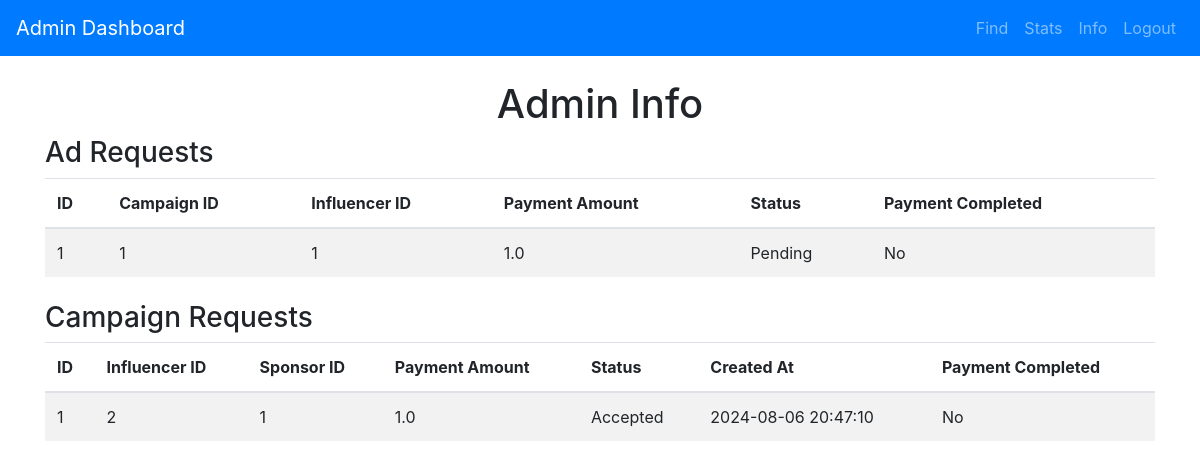
The page /admin/info on the database as committed earlier.
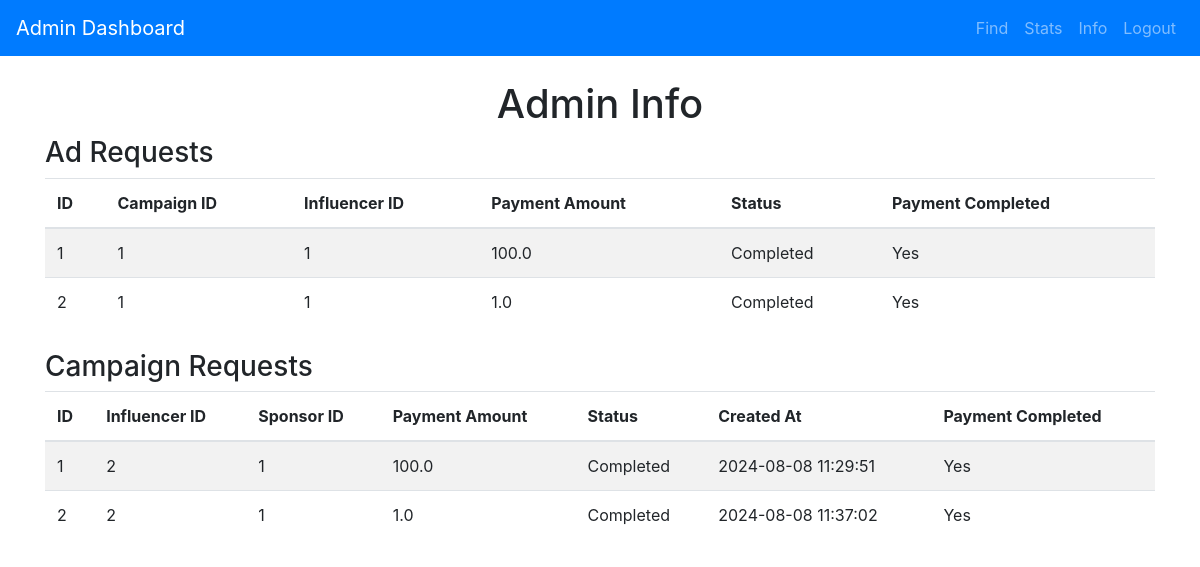
The same page on the database as committed later.
### backend/models.py (models this page shows)
class AdRequest(db.Model):
    __tablename__ = 'ad_request'
    id = db.Column(db.Integer, primary_key=True)
    campaign_id = db.Column(db.Integer, db.ForeignKey('campaign.id'), nullable=False)
    influencer_id = db.Column(db.Integer, db.ForeignKey('user.id'), nullable=False)
    messages = db.Column(db.Text, nullable=True)
    requirements = db.Column(db.Text, nullable=False)
    payment_amount = db.Column(db.Float, nullable=False)
    status = db.Column(db.String(10), nullable=False)  # Pending, Accepted, Rejected
    complete = db.Column(db.Boolean, default=False, nullable=False)
    complete_confirmed = db.Column(db.Boolean, default=False, nullable=False)
    payment = db.Column(db.Boolean, default=False, nullable=False)
    influencer = db.relationship('User', backref='ad_requests_user', foreign_keys=[influencer_id])
    campaign = db.relationship('Campaign', backref='ad_requests_campaign', foreign_keys=[campaign_id])

class CampaignRequest(db.Model):
    __tablename__ = 'campaign_request'
    id = db.Column(db.Integer, primary_key=True)
    campaign_id = db.Column(db.Integer, db.ForeignKey('campaign.id'), nullable=False)
    influencer_id = db.Column(db.Integer, db.ForeignKey('user.id'), nullable=False)
    sponsor_id = db.Column(db.Integer, db.ForeignKey('sponsor.id'), nullable=False)  # Added this field
    messages = db.Column(db.Text, nullable=True)
    payment_amount = db.Column(db.Float, nullable=False)  # Added this field
    status = db.Column(db.String(10), nullable=False)  # Pending, Accepted, Rejected
    complete = db.Column(db.Boolean, default=False, nullable=False)
    complete_confirmed = db.Column(db.Boolean, default=False, nullable=False)
    payment = db.Column(db.Boolean, default=False, nullable=False)
    created_at = db.Column(db.DateTime, default=db.func.current_timestamp(), nullable=False)
    campaign = db.relationship('Campaign', backref='campaign_requests_campaign', lazy=True)
    influencer = db.relationship('User', backref='campaign_requests', foreign_keys=[influencer_id])
    sponsor = db.relationship('Sponsor', backref='campaign_requests_sponsor', foreign_keys=[sponsor_id])

### backend/controller.py (the view)
@app.route('/admin/info')
def info():
    ad_requests = AdRequest.query.all()
    campaign_requests = CampaignRequest.query.all()
    return render_template('info.html', ad_requests=ad_requests, campaign_requests=campaign_requests)

### templates/info.html (shortened to what this page needs)
<!DOCTYPE html>
<html lang="en">
<head>
    <link href="https://stackpath.bootstrapcdn.com/bootstrap/4.5.2/css/bootstrap.min.css" rel="stylesheet">
</head>
<body>
<nav class="navbar navbar-expand-lg navbar-dark bg-primary">
    <a class="navbar-brand" href="{{ url_for('admin_dashboard') }}">Admin Dashboard</a>
    <div class="collapse navbar-collapse">
        <ul class="navbar-nav ml-auto">
            <li class="nav-item">
                <a class="nav-link" href="{{ url_for('find_all') }}">Find</a>
            </li>
            <li class="nav-item">
                <a class="nav-link" href="{{ url_for('stats') }}">Stats</a>
            </li>
            <li class="nav-item">
                <a class="nav-link" href="{{ url_for('info') }}">Info</a>
            </li>
            <li class="nav-item">
                <a class="nav-link" href="{{ url_for('logout') }}">Logout</a>
            </li>
        </ul>
    </div>
</nav>
<div class="container mt-4">
    <h1 class="text-center">Admin Info</h1>
    <div class="mb-4">
        <h3>Ad Requests</h3>
        <table class="table table-striped">
            <thead>
                <tr>
                    <th>ID</th>
                    <th>Campaign ID</th>
                    <th>Influencer ID</th>
                    <th>Payment Amount</th>
                    <th>Status</th>
                    <th>Payment Completed</th>
                </tr>
            </thead>
            <tbody>
                {% for ad_request in ad_requests %}
                <tr>
                    <td>{{ ad_request.id }}</td>
                    <td>{{ ad_request.campaign_id }}</td>
                    <td>{{ ad_request.influencer_id }}</td>
                    <td>{{ ad_request.payment_amount }}</td>
                    <td>{{ ad_request.status }}</td>
                    <td>{{ 'Yes' if ad_request.payment else 'No' }}</td>
                </tr>
                {% endfor %}
            </tbody>
        </table>
    </div>
    <div class="mb-4">
        <h3>Campaign Requests</h3>
        <table class="table table-striped">
            <thead>
                <tr>
                    <th>ID</th>
                    <th>Influencer ID</th>
                    <th>Sponsor ID</th>
                    <th>Payment Amount</th>
                    <th>Status</th>
                    <th>Created At</th>
                    <th>Payment Completed</th>
                </tr>
            </thead>
            <tbody>
                {% for campaign_request in campaign_requests %}
                <tr>
                    <td>{{ campaign_request.id }}</td>
                    <td>{{ campaign_request.influencer_id }}</td>
                    <td>{{ campaign_request.sponsor_id }}</td>
                    <td>{{ campaign_request.payment_amount }}</td>
                    <td>{{ campaign_request.status }}</td>
                    <td>{{ campaign_request.created_at.strftime('%Y-%m-%d %H:%M:%S') }}</td>
                    <td>{{ 'Yes' if campaign_request.payment else 'No' }}</td>
                </tr>
                {% endfor %}
            </tbody>
        </table>
    </div>
</div>
</body>
</html>

Rows that differ between the two databases and show on the page:
changed AdRequest id 1: payment_amount "1.0" → "100.0"; status "Pending" → "Completed"; payment "No" → "Yes"
added AdRequest: id "2", campaign_id "1", influencer_id "1", payment_amount "1.0", status "Completed", payment "Yes"
changed CampaignRequest id 1: payment_amount "1.0" → "100.0"; status "Accepted" → "Completed"; created_at "2024-08-06 20:47:10" → "2024-08-08 11:29:51"; payment "No" → "Yes"
added CampaignRequest: id "2", influencer_id "2", sponsor_id "1", payment_amount "1.0", status "Completed", created_at "2024-08-08 11:37:02", payment "Yes"
